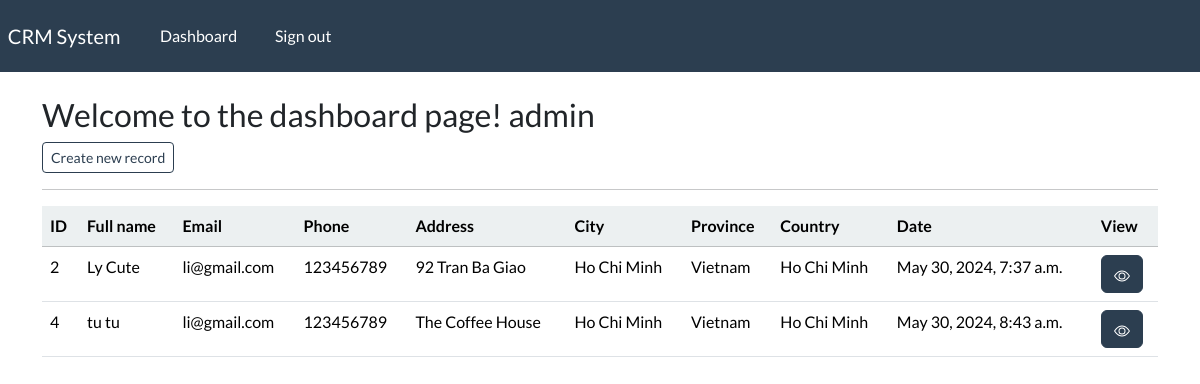
The page /dashboard (signed in) on the database its author committed.
### webapp/models.py (models this page shows, shortened)
class Record(models.Model):
    creation_date= models.DateTimeField(auto_now_add=True)
    first_name = models.CharField(max_length=100)
    last_name = models.CharField(max_length=100)
    email= models.CharField(max_length= 255)
    phone= models.CharField(max_length=20)
    address= models.CharField(max_length=300)
    city = models.CharField(max_length=200)
    province = models.CharField(max_length=200)
    country= models.CharField(max_length=125)

### webapp/views.py (the view)
# urls.py: path("dashboard", views.dashboard, name='dashboard'),
@login_required(login_url='login')
def dashboard(request):
    my_records= Record.objects.all()
    context= {'records': my_records}
    return render(request, 'webapp/dashboard.html', context= context)

### webapp/templates/webapp/dashboard.html (shortened to what this page needs)
{% extends "webapp/base.html" %}
{% block content %}
    <h3>Welcome to the dashboard page! {{ user }}</h3>
    <a class="btn btn-outline-primary btn-sm" href="{% url 'create_record' %}">
        Create new record
    </a>
    <hr>
    <table class="table table-hover">
        <thead class="table-light">
            <tr>
                <th scope="col">ID</th>
                <th scope="col">Full name</th>
                <th scope="col">Email</th>
                <th scope="col">Phone</th>
                <th scope="col">Address</th>
                <th scope="col">City</th>
                <th scope="col">Province</th>
                <th scope="col">Country</th>
                <th scope="col">Date</th>
                <th scope="col">View</th>
            </tr>
        </thead>
        <tbody>
            {% if records %}
            {% for record in records %}
            <tr>
                <td>{{ record.id }}</td>
                <td>{{ record.first_name }}  {{record.last_name}}</td>
                <td>{{ record.email }}</td>
                <td>{{ record.phone }}</td>
                <td>{{ record.address }}</td>
                <td>{{ record.city }}</td>
                <td>{{ record.country }}</td>
                <td>{{ record.province }}</td>
                <td>{{ record.creation_date }}</td>
                <td>
                    <a href="{% url 'view-record' record.id %}" class="btn btn-primary">
                        <i class="bi bi-eye-fill"></i>
                      </a>
                </td>
            </tr>
            {% endfor %}
            {% endif %}
        </tbody>
    </table>
{% endblock %}

### rows shown on the page
Record: id "2", first_name "Ly", last_name "Cute", email "li@gmail.com", phone "123456789", address "92 Tran Ba Giao", city "Ho Chi Minh", country "Vietnam", province "Ho Chi Minh", creation_date "May 30, 2024, 7:37 a.m."
Record: id "4", first_name "tu", last_name "tu", email "li@gmail.com", phone "123456789", address "The Coffee House", city "Ho Chi Minh", country "Vietnam", province "Ho Chi Minh", creation_date "May 30, 2024, 8:43 a.m."

### other values the page prints
{{ user }} "admin"
